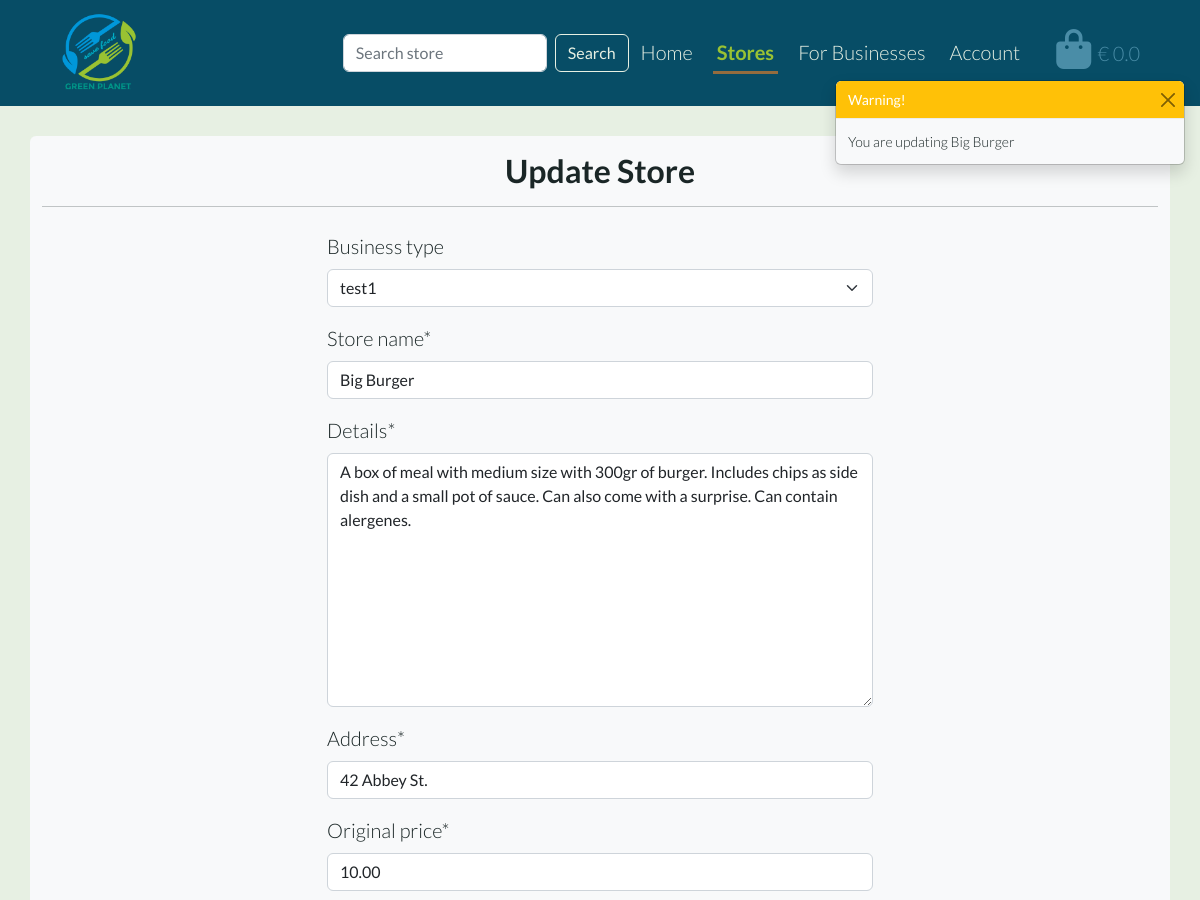
/stores/edit_store/1/ (signed in, upper part), run on an earlier commit of the app's database.
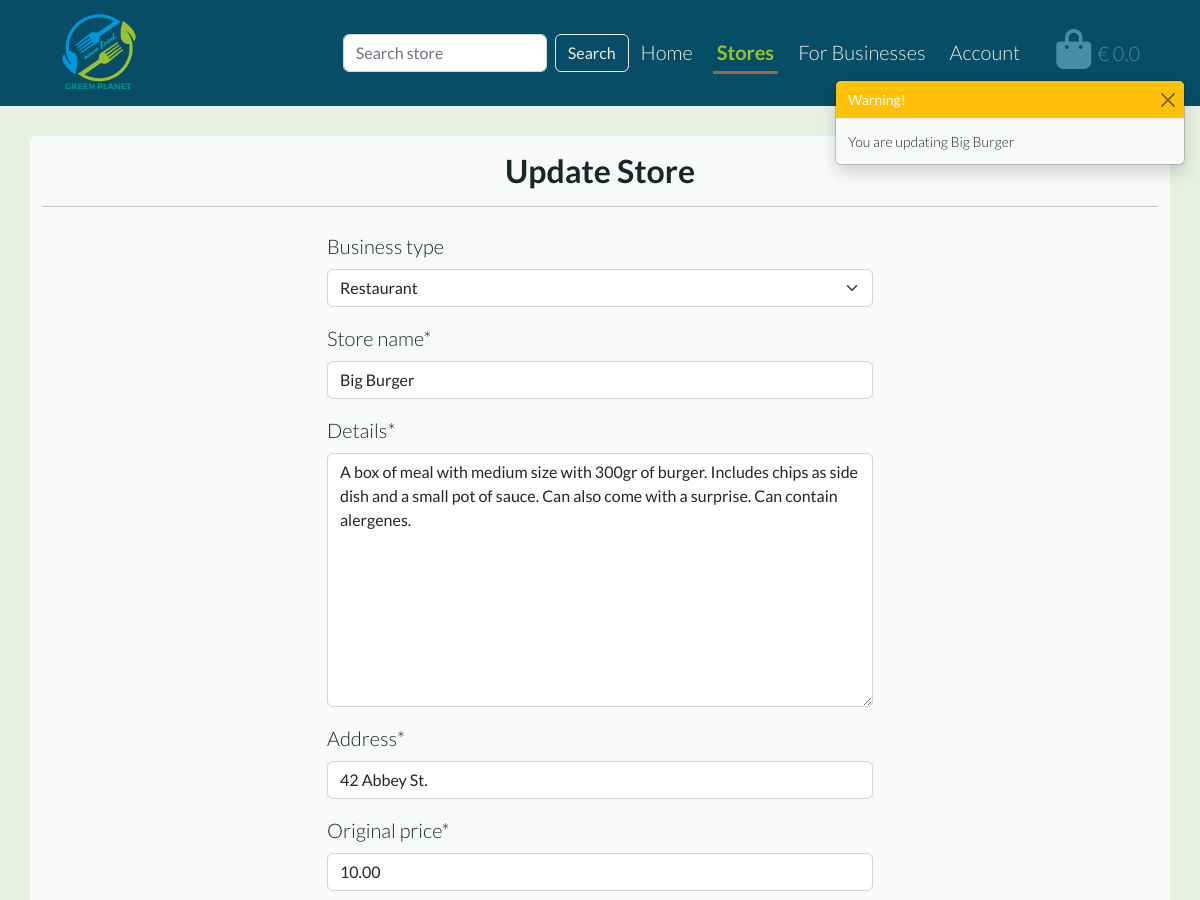
And on a later commit of the database.
### store/models.py (models this page shows)
class Store(models.Model):
    business_type = models.ForeignKey(
        'BusinessType', null=True, blank=True, on_delete=models.SET_NULL
    )
    store_name = models.CharField(max_length=255)
    details = models.TextField()
    address = models.CharField(max_length=255)
    original_price = models.DecimalField(max_digits=4, decimal_places=2)
    price = models.DecimalField(max_digits=4, decimal_places=2)
    rating = models.DecimalField(
        max_digits=4, decimal_places=2, null=True, blank=True
    )
    favourites = models.ManyToManyField(
        User, related_name='favourite', default=None, blank=True
    )
    image = models.ImageField(null=True, blank=True)
    def __str__(self):
        return self.store_name

### store/views.py (the view)
# urls.py: path('edit_store/<int:store_id>/', views.edit_store, name='edit_store'),
@login_required
def edit_store(request, store_id):
    if not request.user.is_superuser:
        messages.error(request, 'RESTRICTED PAGE! Only staff members\
             can access this page. Sorry!')
        return redirect(reverse('home'))
    store = get_object_or_404(Store, pk=store_id)
    if request.method == 'POST':
        form = StoreForm(request.POST, request.FILES, instance=store)
        if form.is_valid():
            form.save()
            messages.info(request, 'You  have updated this store!')
            return redirect(reverse('store_detail', args=[store.id]))
        else:
            messages.error(request,
                           ('Update error. '
                            'Please make sure the form is valid.'))
    else:
        form = StoreForm(instance=store)
        messages.warning(request, f'You are updating {store.store_name}')
    template = 'stores/edit_store.html'
    context = {
        'stores': 'active',
        'form': form,
        'store': store,
    }
    return render(request, template, context)

### store/forms.py
class StoreForm(forms.ModelForm):
    class Meta:
        model = Store
        exclude = ('favourites',)
    image = forms.ImageField(
        label='Image', required=False, widget=CustomClearableFileInput
    )
    def __init__(self, *args, **kwargs):
        super().__init__(*args, **kwargs)
        business_type = BusinessType.objects.all()
        friendly_names = [(b.id, b.get_friendly_name()) for b in business_type]
        self.fields['business_type'].choices = friendly_names

### bag/contexts.py (called while the page is built, shortened)
def bag_contents(request):
    bag_items = []
    grand_total = 0
    bag = request.session.get('bag', {})
    context = {
        'bag_items': bag_items,
        'grand_total': grand_total,
    }
    return context

### store/models.py (called while the page is built)
    def get_friendly_name(self):
        return self.friendly_name

### store/templates/stores/edit_store.html (shortened to what this page needs)
{% extends "base.html" %}
{% load static %}
{% load crispy_forms_tags %}
{% block content %}
<div class="container mt-2 mb-5 min-h-page bg-light rounded py-2">
    <div class="row">
        <div class="col-12 text-center py-2">
            <h2 class="fw-bold">Update Store</h2>
            <hr class="my-3">
        </div>
    </div>
    <div class="row d-flex justify-content-center">
        <div class="col-12 col-md-6">
            <form method="POST" action="{% url 'edit_store' store.id %}" class="form mb-5" enctype="multipart/form-data">
                {% for field in form %}
                    {% if field.name != 'image' %}
                        {{ field | as_crispy_field }}
                    {% else %}
                        {{ field }}
                    {% endif %}
                {% endfor %}
            </form>
        </div>
    </div>
</div>
{% endblock %}

What changed in the data, as far as the page shows it:
changed Store "Big Burger": business_type "test1" → "Restaurant"
